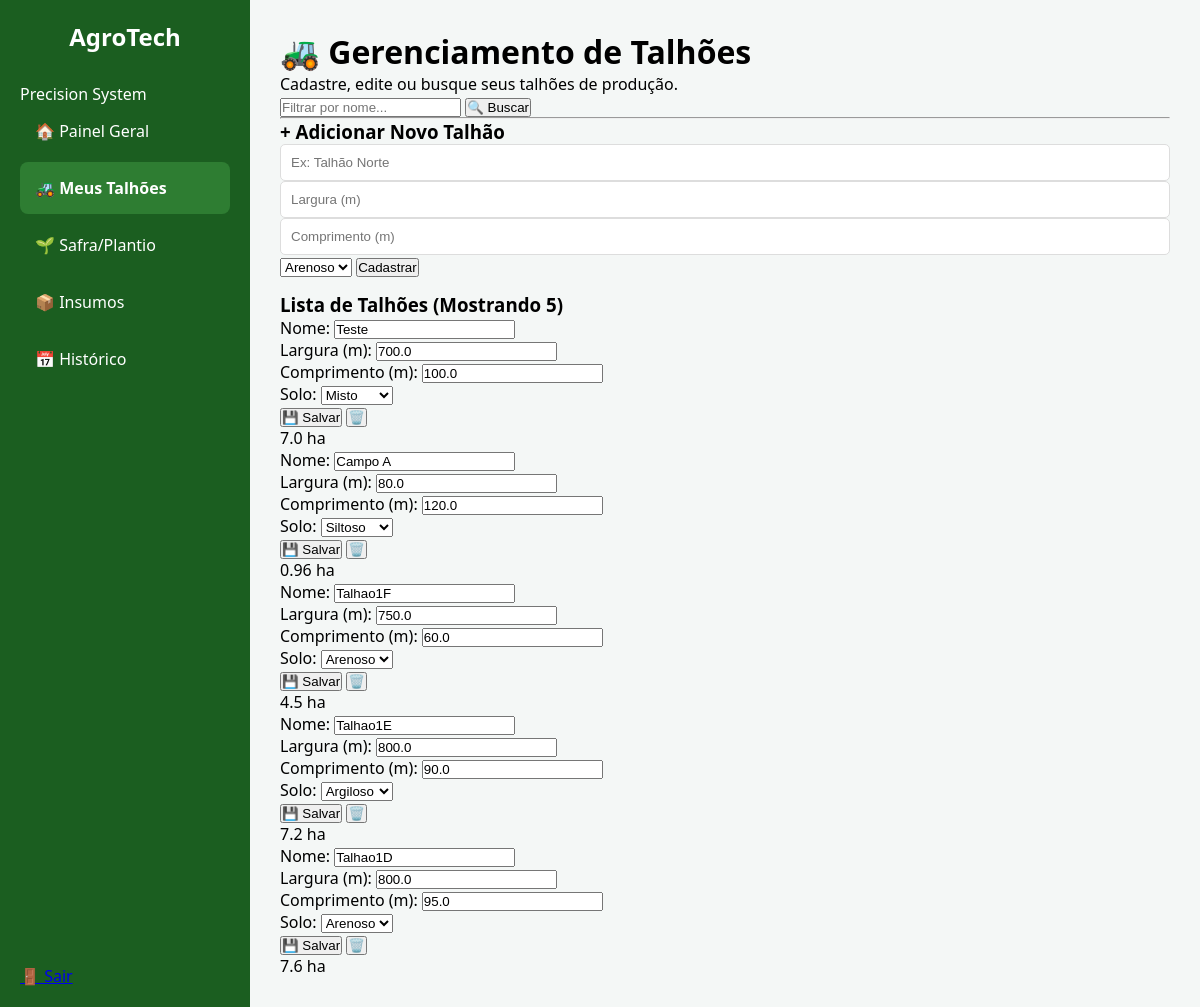
The app's page /talhao (signed in) with its own data.
### tables this page shows
CREATE TABLE Talhao (
        id INTEGER PRIMARY KEY AUTOINCREMENT,
        usuario_id INTEGER NOT NULL,
        nome TEXT NOT NULL,
        largura_metros REAL,
        altura_metros REAL,
        area_hectares REAL,
        tipo_solo TEXT,
        FOREIGN KEY (usuario_id) REFERENCES Usuario(id)
    );

### app.py (the view, shortened to what this page needs)
@app.route('/talhao', methods=['GET', 'POST'])
def talhao():
    if 'user_id' not in session:
        return redirect(url_for('login'))
    user_id = session['user_id']
    db = get_db()
    busca = request.args.get('busca')
    if busca:
        talhoes = db.execute("SELECT * FROM Talhao WHERE usuario_id = ? AND nome LIKE ?", (user_id, f'%{busca}%')).fetchall()
    else:
        talhoes = db.execute("SELECT * FROM Talhao WHERE usuario_id = ? ORDER BY id DESC LIMIT 5", (user_id,)).fetchall()
    return render_template('talhao.html', talhoes=talhoes)

### app.py (called while the page is built)
def get_db():
    conn = sqlite3.connect('agrotech.db')
    conn.row_factory = sqlite3.Row
    return conn

### templates/talhao.html (shortened to what this page needs)
{% extends "base.html" %}
{% block content %}
<div class="crud-container">
    <div class="header-section">
        <h1>🚜 Gerenciamento de Talhões</h1>
        <p>Cadastre, edite ou busque seus talhões de produção.</p>
    </div>
    <div class="search-box">
        <form method="GET" action="{{ url_for('talhao') }}" class="search-form">
            <input type="text" name="busca" placeholder="Filtrar por nome..." value="{{ request.args.get('busca', '') }}">
            <button type="submit" class="btn-search">🔍 Buscar</button>
        </form>
    </div>
    <hr>
    <div class="form-card">
        <h3>+ Adicionar Novo Talhão</h3>
        <form method="POST">
            <div class="input-group">
                <input type="text" name="nome" placeholder="Ex: Talhão Norte" required>
                <input type="number" name="largura" placeholder="Largura (m)" step="0.01" required>
                <input type="number" name="comprimento" placeholder="Comprimento (m)" step="0.01" required>
                <select name="tipo_solo">
                    <option value="Arenoso">Arenoso</option>
                </select>
                <button type="submit" class="btn-add">Cadastrar</button>
            </div>
        </form>
    </div>
    <div class="talhoes-list">
        <h3>Lista de Talhões (Mostrando {{ talhoes|length }})</h3>
        {% for t in talhoes %}
        <div class="talhao-item-card">
            <form method="POST" class="edit-form">
                <div class="field">
                    <label>Nome:</label>
                    <input type="text" name="nome" value="{{ t.nome }}">
                </div>
                <div class="field">
                    <label>Largura (m):</label>
                    <input type="number" name="largura" value="{{ t.largura_metros }}" step="0.01">
                </div>
                <div class="field">
                    <label>Comprimento (m):</label>
                    <input type="number" name="comprimento" value="{{ t.altura_metros }}" step="0.01">
                </div>
                <div class="field">
                    <label>Solo:</label>
                    <select name="tipo_solo">
                        <option value="Arenoso" {{ 'selected' if t.tipo_solo == 'Arenoso' else '' }}>Arenoso</option>
                        <option value="Argiloso" {{ 'selected' if t.tipo_solo == 'Argiloso' else '' }}>Argiloso</option>
                        <option value="Siltoso" {{ 'selected' if t.tipo_solo == 'Siltoso' else '' }}>Siltoso</option>
                        <option value="Misto" {{ 'selected' if t.tipo_solo == 'Misto' else '' }}>Misto</option>
                    </select>
                </div>
                <div class="action-buttons">
                    <button type="submit" name="acao" value="editar" class="btn-save">💾 Salvar</button>
                    <button type="submit" name="acao" value="deletar" class="btn-delete" onclick="return confirm('Tem certeza que deseja excluir o talhão {{ t.nome }}?')">🗑️</button>
                </div>
            </form>
            <div class="area-badge">
                <span>{{ t.area_hectares }} ha</span>
            </div>
        </div>
        {% endfor %}
    </div>
</div>
{% endblock %}

### static/css/style.css (style rules this page uses)
.input-group { margin-bottom: 15px; text-align: left; }
.input-group input { width: 100%; padding: 10px; border: 1px solid #ddd; border-radius: 5px; box-sizing: border-box; }
* { margin: 0; padding: 0; box-sizing: border-box; }
body { font-family: 'Segoe UI', sans-serif; background: #f4f7f6; }

### records on screen
Talhao: nome "Teste", largura "700.0", comprimento "100.0", area_hectares "7.0"
Talhao: nome "Campo A", largura "80.0", comprimento "120.0", area_hectares "0.96"
Talhao: nome "Talhao1F", largura "750.0", comprimento "60.0", area_hectares "4.5"
Talhao: nome "Talhao1E", largura "800.0", comprimento "90.0", area_hectares "7.2"
Talhao: nome "Talhao1D", largura "800.0", comprimento "95.0", area_hectares "7.6"

### other values on screen
{{ talhoes|length }} "5"
